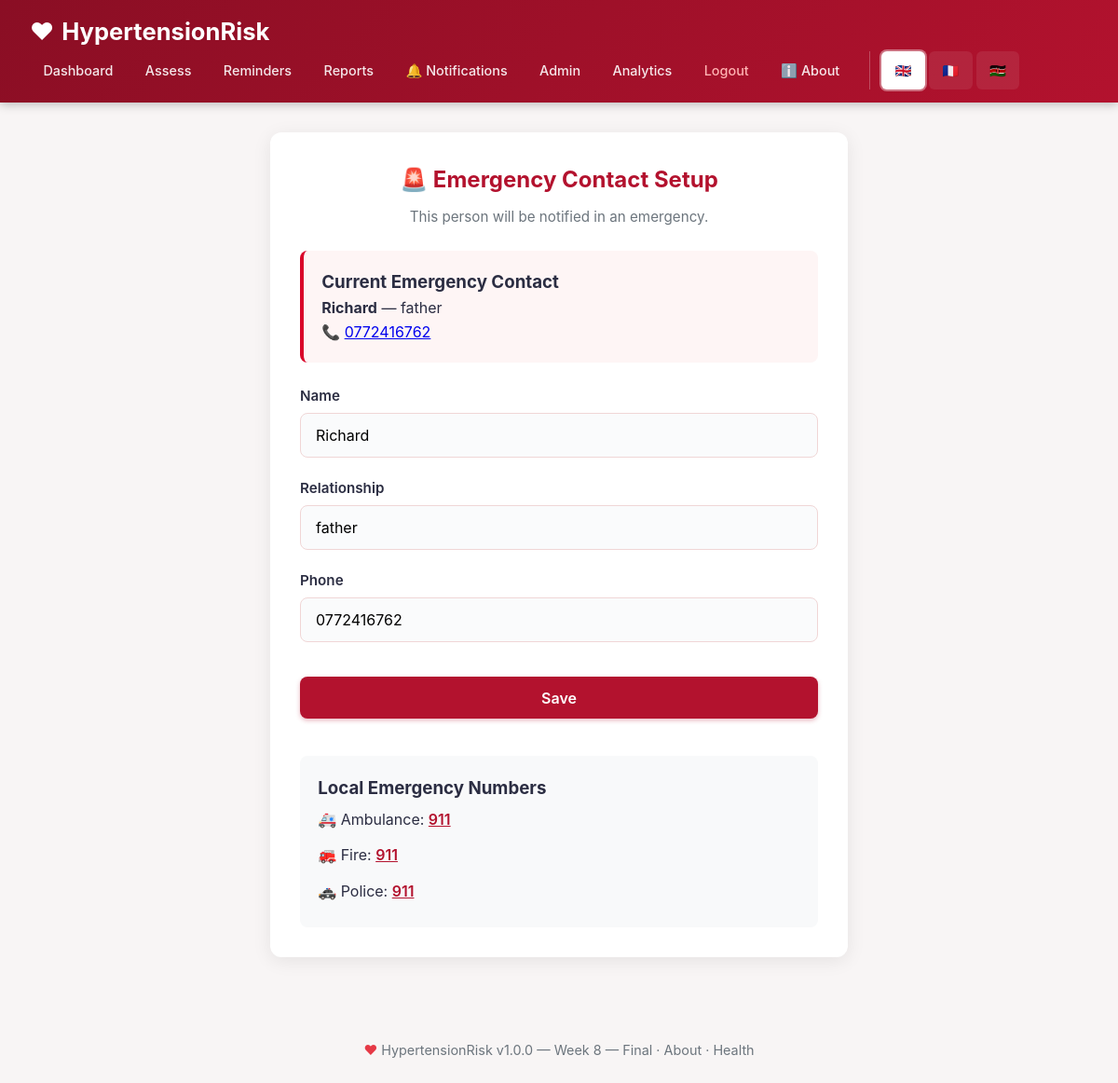
Page /emergency (signed in) on the committed database.
### app.py (models this page shows)
class EmergencyContact(db.Model):
    id = db.Column(db.Integer, primary_key=True)
    user_id = db.Column(db.Integer, db.ForeignKey('user.id'), nullable=False, unique=True)
    name = db.Column(db.String(120), nullable=False)
    relationship = db.Column(db.String(60)); phone = db.Column(db.String(30), nullable=False)
    created_at = db.Column(db.DateTime, default=datetime.utcnow)

### app.py (the view)
@app.route('/emergency', methods=['GET','POST'])
@login_required
def emergency():
    form = EmergencyContactForm()
    contact = EmergencyContact.query.filter_by(user_id=current_user.id).first()
    if form.validate_on_submit():
        if contact: contact.name=form.name.data; contact.relationship=form.relationship.data; contact.phone=form.phone.data
        else: db.session.add(EmergencyContact(user_id=current_user.id, name=form.name.data, relationship=form.relationship.data, phone=form.phone.data))
        db.session.commit(); flash('Saved!', 'success'); return redirect(url_for('emergency'))
    elif request.method == 'GET' and contact: form.name.data=contact.name; form.relationship.data=contact.relationship; form.phone.data=contact.phone
    return render_template('emergency.html', form=form, contact=contact)

### app.py
class EmergencyContactForm(FlaskForm):
    name = StringField('Name', validators=[InputRequired(), Length(min=2, max=120)])
    relationship = StringField('Relationship', validators=[Optional(), Length(max=60)])
    phone = StringField('Phone', validators=[InputRequired(), Length(min=6, max=30)])
    submit = SubmitField('Save')

### app.py (called while the page is built)
def get_current_language():
    url_lang = request.args.get('lang')
    if url_lang and url_lang in TRANSLATIONS:
        session['language'] = url_lang
        return url_lang
    return session.get('language', 'en')

@app.before_request
def before_request():
    g.lang = get_current_language()
    g.t = lambda key: get_text(g.lang, key)

@app.context_processor
def inject_globals():
    return {
        't': lambda key: get_text(g.lang, key),
        'current_lang': g.lang,
        'supported_languages': SUPPORTED_LANGUAGES,
        'app_version': APP_VERSION,
        'app_build': APP_BUILD_DATE,
    }

@login_manager.user_loader
def load_user(user_id):
    return User.query.get(int(user_id))

### translations.py (called while the page is built)
def get_text(lang, key):
    return TRANSLATIONS.get(lang, TRANSLATIONS['en']).get(key, TRANSLATIONS['en'].get(key, key))

### templates/emergency.html (shortened to what this page needs)
{% extends "base.html" %}
{% block content %}
<div class="assessment-container">
    <h2>🚨 Emergency Contact Setup</h2>
    <p class="form-subtitle">This person will be notified in an emergency.</p>
    {% if contact %}
    <div class="emergency-current">
        <h3>Current Emergency Contact</h3>
        <p><strong>{{ contact.name }}</strong>{% if contact.relationship %} — {{ contact.relationship }}{% endif %}</p>
        <p>📞 <a href="tel:{{ contact.phone }}">{{ contact.phone }}</a></p>
    </div>
    {% else %}<div class="emergency-warn"><p>⚠️ No emergency contact set.</p></div>{% endif %}
    <form method="POST">
        <div class="form-group">{{ form.name.label }}{{ form.name(class="form-control") }}
            {% for e in form.name.errors %}<span class="error">{{ e }}</span>{% endfor %}</div>
        <div class="form-group">{{ form.relationship.label }}{{ form.relationship(class="form-control") }}</div>
        <div class="form-group">{{ form.phone.label }}{{ form.phone(class="form-control") }}
            {% for e in form.phone.errors %}<span class="error">{{ e }}</span>{% endfor %}</div>
        {{ form.submit(class="btn btn-primary btn-block") }}
    </form>
    <div class="emergency-numbers">
        <h3>Local Emergency Numbers</h3>
        <ul>
            <li>🚑 Ambulance: <a href="tel:911">911</a></li>
            <li>🚒 Fire: <a href="tel:911">911</a></li>
            <li>🚓 Police: <a href="tel:911">911</a></li>
        </ul>
    </div>
</div>
{% endblock %}

### static/css/style.css (style rules this page uses)
:root { --primary: #b3122e; --primary-dark: #8a0e24; --primary-light: #e63946; --secondary: #f4a261; --success: #2a9d8f; --danger: #d90429; --warning: #e76f51; --background: #f8f5f5; --card-bg: #ffffff; --text: #2b2d42; --text-light: #6c757d; --border: #f0d6d6; --shadow-sm: 0 2px 8px rgba(0,0,0,0.04); --shadow-md: 0 4px 20px rgba(0,0,0,0.08); --shadow-lg: 0 12px 30px rgba(0,0,0,0.12); --radius: 12px; --transition: all 0.25s ease; }
* { margin: 0; padding: 0; box-sizing: border-box; }
body { font-family: 'Inter', 'Segoe UI', system-ui, -apple-system, sans-serif; background: var(--background); color: var(--text); line-height: 1.6; min-height: 100vh; display: flex; flex-direction: column; }
.btn { display: inline-block; padding: 0.8rem 1.8rem; background: var(--primary); color: white; text-decoration: none; border-radius: 8px; font-weight: 600; font-size: 1rem; margin: 0.4rem 0.2rem; border: none; cursor: pointer; transition: var(--transition); text-align: center; box-shadow: 0 2px 5px rgba(179,18,46,0.3); position: relative; overflow: hidden; font-family: inherit; }
.btn-block { width: 100%; margin: 1rem 0; }
.form-container, .assessment-container { max-width: 620px; margin: 0 auto; background: var(--card-bg); padding: 2rem; border-radius: var(--radius); box-shadow: var(--shadow-md); }
.form-container h2, .assessment-container h2 { color: var(--primary); text-align: center; margin-bottom: 0.5rem; }
.form-subtitle { text-align: center; color: var(--text-light); margin-bottom: 1.5rem; font-size: 0.95rem; }
.form-group { margin-bottom: 1.3rem; }
.form-group label { display: block; font-weight: 600; margin-bottom: 0.4rem; font-size: 0.95rem; }
.form-control { width: 100%; padding: 0.8rem 1rem; border: 1px solid var(--border); border-radius: 8px; font-size: 1rem; background: #fafbfc; transition: var(--transition); font-family: inherit; }
.emergency-current, .emergency-warn { padding: 1.2rem; margin-bottom: 1.5rem; border-radius: 8px; }
.emergency-current { background: #fef5f5; border-left: 4px solid var(--danger); }
.emergency-numbers { margin-top: 1.5rem; padding: 1.2rem; background: #f8f9fa; border-radius: 8px; }
.emergency-numbers ul { list-style: none; padding: 0; }
.emergency-numbers li { padding: 0.4rem 0; }
.emergency-numbers a { color: var(--primary); font-weight: 600; }

### rows in the picture
EmergencyContact: name "Richard", relationship "father", phone "0772416762"

### other values in the picture
{{ t('app_name') }} "HypertensionRisk"
{{ t('dashboard') }} "Dashboard"
{{ t('assessment') }} "Assess"
{{ t('reminders') }} "Reminders"
{{ t('reports') }} "Reports"
{{ t('notifications') }} "Notifications"
{{ t('admin') }} "Admin"
{{ t('analytics') }} "Analytics"
{{ t('logout') }} "Logout"
{{ label.split(' ')[0] }} "🇬🇧" "🇫🇷" "🇰🇪"
{{ app_version }} "1.0.0"
{{ app_build }} "Week 8 — Final"
